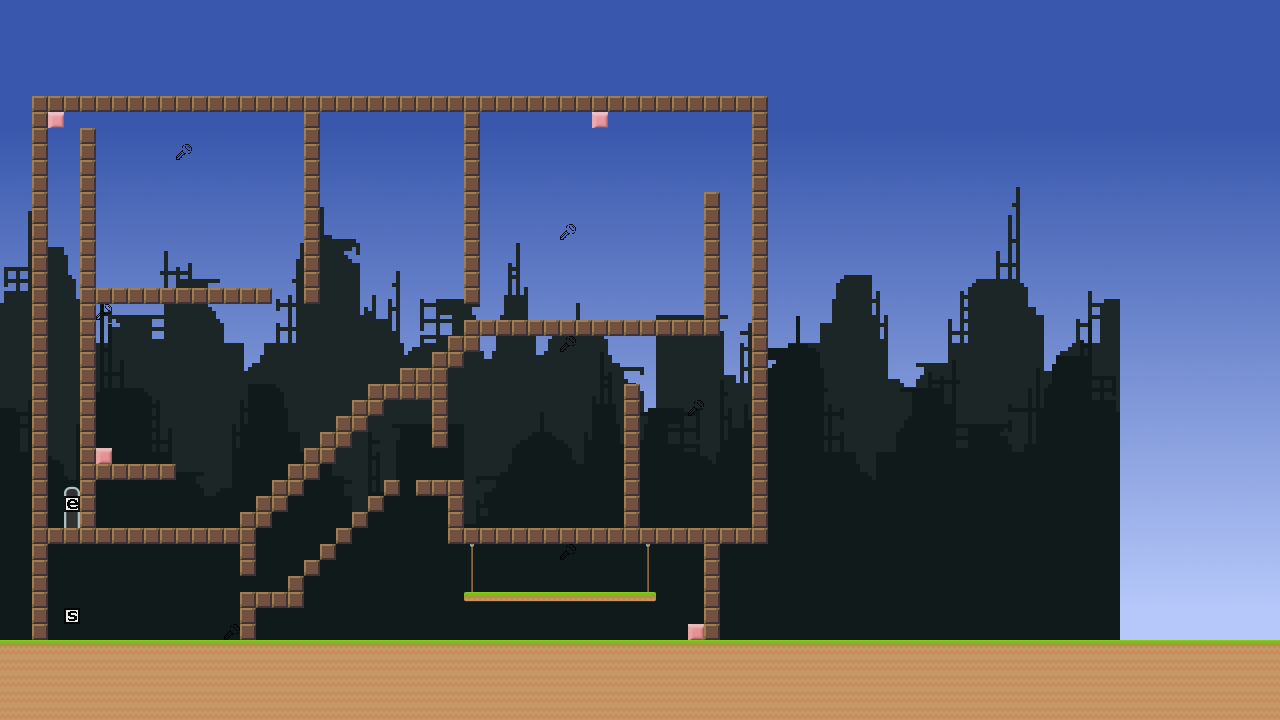

Tiled map render using the project's own tile images. Description and the map definition, with tile-layer contents summarised, below:
An orthogonal 80x45 tile map with 16x16 px tiles, 5 tile layers (collision, deco_back1, deco_back2, deco_front1, ...), 4 tilesets, 3 image layers.

<map version="1.0" orientation="orthogonal" renderorder="left-up" width="80" height="45" tilewidth="16" tileheight="16" nextobjectid="21">
 <properties>
  <property name="shiftCount" value="4" />
  <property name="shiftTimeMax" value="7" />
 </properties>
 <tileset firstgid="1" name="items" tilewidth="16" tileheight="16" tilecount="400" columns="20">
  <image source="items.png" width="320" height="320" />
 </tileset>
 <tileset firstgid="401" name="packed" tilewidth="16" tileheight="16" tilecount="192" columns="64">
  <image source="packed.png" width="1024" height="48" />
  <tile id="132">
   <properties>
    <property name="maxShifts" value="10" />
    <property name="parallax1" value="parallax_1.png" />
    <property name="parallax2" value="parallax_2.png" />
   </properties>
  </tile>
 </tileset>
 <tileset firstgid="593" name="basic_tileset" tilewidth="16" tileheight="16" tilecount="8" columns="8">
  <image source="basic_tileset.png" width="128" height="16" />
 </tileset>
 <tileset firstgid="601" name="blocks" tilewidth="16" tileheight="16" margin="8" tilecount="3600" columns="80">
  <image source="blocks.png" width="1296" height="728" />
 </tileset>
 <imagelayer name="Bildebene 3">
  <image source="../textures/sky.png" />
 </imagelayer>
 <imagelayer name="Bildebene 3">
  <image source="../textures/City Background.png" />
 </imagelayer>
 <imagelayer name="Bildebene 2">
  <image source="../textures/City Foreground.png" />
 </imagelayer>
 <layer name="collision" width="80" height="45">
  <properties>
   <property name="maxShiftCount" value="3" />
   <property name="maxShiftTime" value="5" />
  </properties>
  <data>[3600 cells, 348 non-empty, 5 distinct tile ids]</data>
 </layer>
 <layer name="deco_back1" width="80" height="45">
  <data>[3600 cells, 3 non-empty, 2 distinct tile ids]</data>
 </layer>
 <layer name="deco_back2" width="80" height="45">
  <data>[3600 cells, 0 non-empty, 0 distinct tile ids]</data>
 </layer>
 <layer name="deco_front1" width="80" height="45">
  <data>[3600 cells, 363 non-empty, 4 distinct tile ids]</data>
 </layer>
 <layer name="items" width="80" height="45" opacity="0.9">
  <data>[3600 cells, 13 non-empty, 4 distinct tile ids]</data>
 </layer>
 <objectgroup name="text" />
</map>
